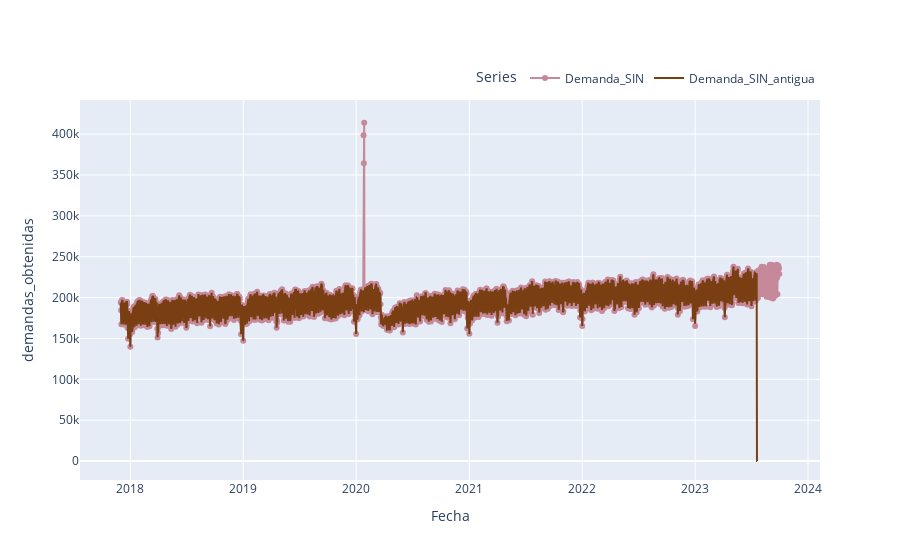

Notebook source saved alongside this figure:
### Code cell
#Gráfica de Demanda SIN Nueva y Antigua

trace1 = go.Scatter(
    x=df_merged['FECHA'],
    y=df_merged['Demanda_SIN'],
    mode='lines+markers',  # Esto agrega marcadores a la línea
    line=dict(shape='linear', color='#c5899a'),  # Personaliza el estilo de la línea
    name='Demanda_SIN'  # Nombre de la serie para la leyenda
)

# Agrega la tercera serie con go.Scatter
trace3 = go.Scatter(
    x=df_merged['FECHA'],
    y=df_merged['demanda_SIN_antigua'],
    mode='lines',
    line=dict(color='#793f12'),
    name='Demanda_SIN_antigua'
)

# Ahora puedes crear la figura con todas las trazas
fig = go.Figure(data=[trace1, trace3])

# Personaliza el diseño de la leyenda
fig.update_layout(
    legend=dict(
        title='Series',
        orientation='h',
        yanchor='bottom',
        y=1.02,
        xanchor='right',
        x=1
    )
)

# Actualiza los títulos de los ejes
fig.update_xaxes(title='Fecha')
fig.update_yaxes(title='demandas_obtenidas')

# Muestra el gráfico
fig.show()

### Figure 1 — Plotly figure (JSON) as saved in the notebook; plotly's stock layout.template omitted (floating-point values rounded to 4 significant figures; data arrays with more than 128 entries replaced by an {"elided": "..."} marker saying what was removed)
{"data": [{"line": {"color": "#c5899a", "shape": "linear"}, "mode": "lines+markers", "name": "Demanda_SIN", "type": "scatter", "x": {"elided": "2130 str values"}, "y": {"elided": "2130 float values"}}, {"line": {"color": "#793f12"}, "mode": "lines", "name": "Demanda_SIN_antigua", "type": "scatter", "x": {"elided": "2130 str values"}, "y": {"elided": "2130 float values"}}], "layout": {"legend": {"orientation": "h", "title": {"text": "Series"}, "x": 1, "xanchor": "right", "y": 1.02, "yanchor": "bottom"}, "xaxis": {"title": {"text": "Fecha"}}, "yaxis": {"title": {"text": "demandas_obtenidas"}}}}
